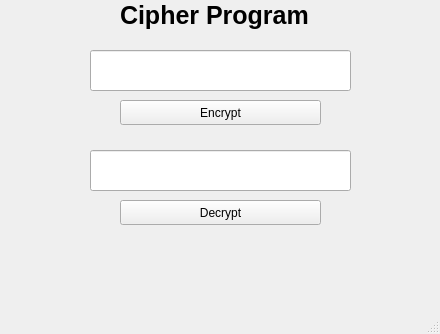
<?xml version="1.0" encoding="UTF-8"?>
<ui version="4.0">
 <class>MainWindow</class>
 <widget class="QMainWindow" name="MainWindow">
  <property name="geometry">
   <rect>
    <x>0</x>
    <y>0</y>
    <width>440</width>
    <height>334</height>
   </rect>
  </property>
  <property name="windowTitle">
   <string>MainWindow</string>
  </property>
  <widget class="QWidget" name="centralwidget">
   <widget class="QLabel" name="label">
    <property name="geometry">
     <rect>
      <x>120</x>
      <y>0</y>
      <width>191</width>
      <height>31</height>
     </rect>
    </property>
    <property name="font">
     <font>
      <pointsize>19</pointsize>
      <weight>75</weight>
      <bold>true</bold>
     </font>
    </property>
    <property name="text">
     <string>Cipher Program</string>
    </property>
   </widget>
   <widget class="QLineEdit" name="encryption_input">
    <property name="geometry">
     <rect>
      <x>90</x>
      <y>50</y>
      <width>261</width>
      <height>41</height>
     </rect>
    </property>
   </widget>
   <widget class="QPushButton" name="cipher_button">
    <property name="geometry">
     <rect>
      <x>120</x>
      <y>100</y>
      <width>201</width>
      <height>25</height>
     </rect>
    </property>
    <property name="text">
     <string>Encrypt</string>
    </property>
   </widget>
   <widget class="QLineEdit" name="decryption_input">
    <property name="enabled">
     <bool>true</bool>
    </property>
    <property name="geometry">
     <rect>
      <x>90</x>
      <y>150</y>
      <width>261</width>
      <height>41</height>
     </rect>
    </property>
   </widget>
   <widget class="QPushButton" name="decipher_button">
    <property name="geometry">
     <rect>
      <x>120</x>
      <y>200</y>
      <width>201</width>
      <height>25</height>
     </rect>
    </property>
    <property name="text">
     <string>Decrypt</string>
    </property>
   </widget>
  </widget>
  <widget class="QMenuBar" name="menubar">
   <property name="geometry">
    <rect>
     <x>0</x>
     <y>0</y>
     <width>440</width>
     <height>22</height>
    </rect>
   </property>
  </widget>
  <widget class="QStatusBar" name="statusbar"/>
 </widget>
 <resources/>
 <connections/>
</ui>
